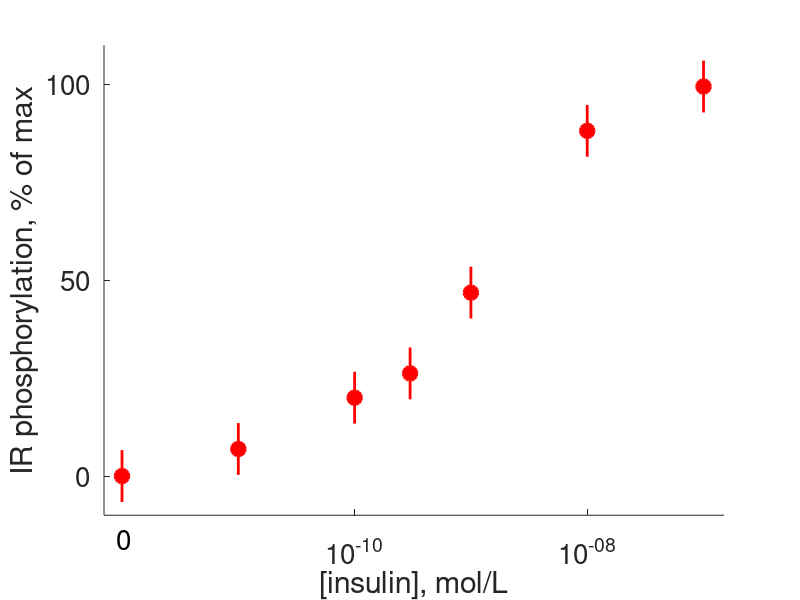
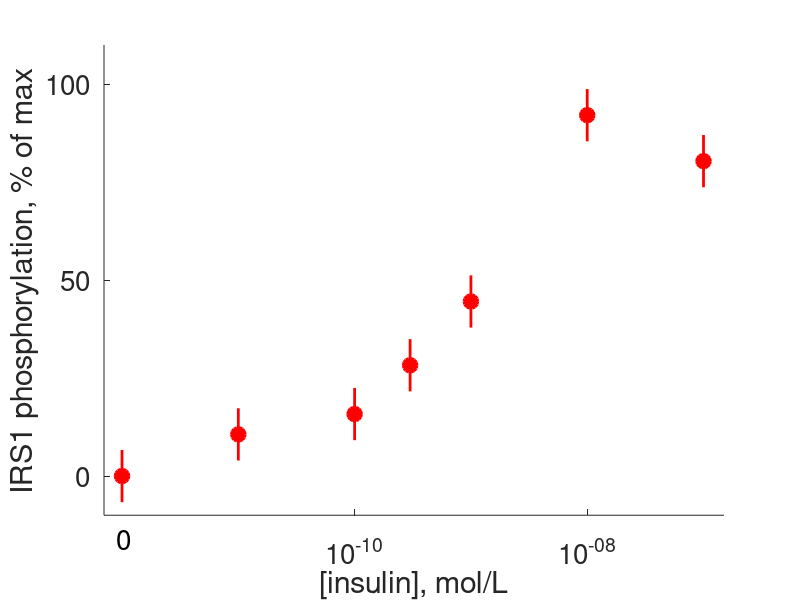
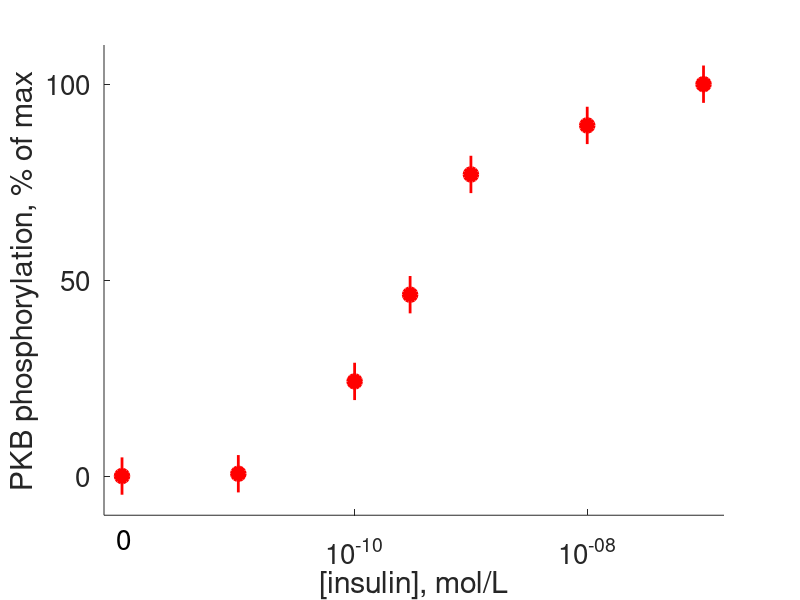
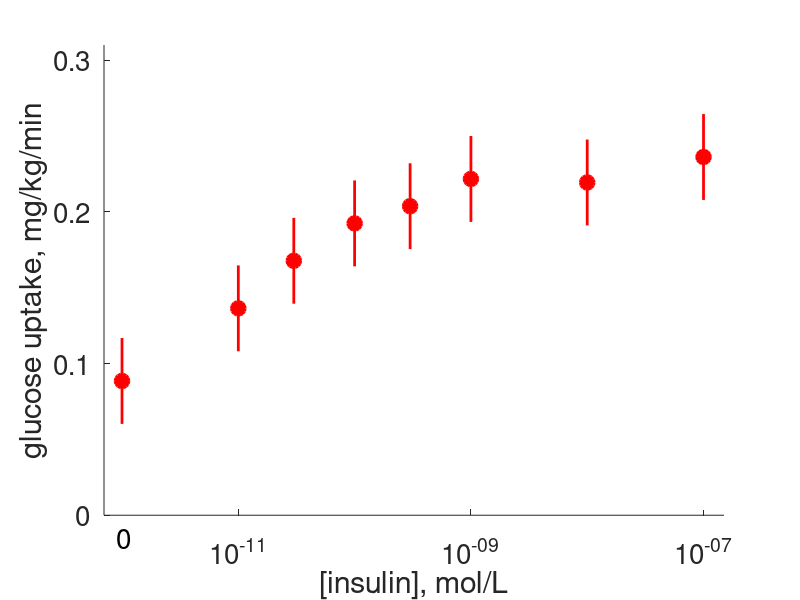

These figures' MATLAB source, in order:
function [] = plotData

clear all
close all

%load data
load('EXPDATA_IR.mat');
load('EXPDATA_IRS1.mat');
load('EXPDATA_PKB.mat');
load('EXPDATA_GLUCOSE_05.mat');
load('EXPDATA_GLUCOSE_5.mat');
load('EXPDATA_IR_TIME.mat');
load('EXPDATA_IRS1_TIME_30.mat');
load('EXPDATA_IRS1_TIME_3.mat');
load('EXPDATA_IRS1_DOUBLE.mat');
load('EXPDATA_WB.mat');

%Figures
insulinConcentration1=[1e-12,1e-11,1e-10,3e-10,1e-9,1e-8,1e-7]';
insulinConcentration2=[1e-12,1e-11,3e-11,1e-10,3e-10,1e-9,1e-8,1e-7]';

figure(2)
h=gca;
hold on
for i=1:7
    plot(insulinConcentration1(i),EXPDATA_IR.response(i),'ro','MarkerFaceColor','r','MarkerSize',10,'Linewidth',2)
    line([insulinConcentration1(i) insulinConcentration1(i)],[EXPDATA_IR.response(i)-EXPDATA_IR.sem EXPDATA_IR.response(i)+EXPDATA_IR.sem],'Color','r','Linewidth',2)
end
set(h,'box','off')
set(h,'XScale','log')
set(h,'XTick',[1e-010 1e-008 1e-006])
set(h,'YTick',[0 50 100])
set(h,'Fontsize',[20])
xlabel('[insulin], mol/L')
ylabel('IR phosphorylation, % of max')
htext=text(9e-13,-16,'0');
set(htext,'Fontsize',[20])
axis([7e-013 1.5e-007 -10 110])

figure(3)
h=gca;
hold on
for i=1:7
    plot(insulinConcentration1(i),EXPDATA_IRS1.response(i),'ro','MarkerFaceColor','r','MarkerSize',10,'Linewidth',2)
    line([insulinConcentration1(i) insulinConcentration1(i)],[EXPDATA_IRS1.response(i)-EXPDATA_IRS1.sem EXPDATA_IRS1.response(i)+EXPDATA_IRS1.sem],'Color','r','Linewidth',2)
end
set(h,'box','off')
set(h,'XScale','log')
set(h,'XTick',[1e-010 1e-008 1e-006])
set(h,'YTick',[0 50 100])
set(h,'Fontsize',[20])
xlabel('[insulin], mol/L')
ylabel('IRS1 phosphorylation, % of max')
htext=text(9e-13,-16,'0');
set(htext,'Fontsize',[20])
axis([7e-013 1.5e-007 -10 110])

figure(4)
h=gca;
hold on
for i=1:7
    plot(insulinConcentration1(i),EXPDATA_PKB.response(i),'ro','MarkerFaceColor','r','MarkerSize',10,'Linewidth',2)
    line([insulinConcentration1(i) insulinConcentration1(i)],[EXPDATA_PKB.response(i)-EXPDATA_PKB.sem EXPDATA_PKB.response(i)+EXPDATA_PKB.sem],'Color','r','Linewidth',2)
end
set(h,'box','off')
set(h,'XScale','log')
set(h,'XTick',[1e-010 1e-008 1e-006])
set(h,'YTick',[0 50 100])
set(h,'Fontsize',[20])
xlabel('[insulin], mol/L')
ylabel('PKB phosphorylation, % of max')
htext=text(9e-13,-16,'0');
set(htext,'Fontsize',[20])
axis([7e-013 1.5e-007 -10 110])

figure(6)
h=gca;
hold on
for i=1:8
    plot(insulinConcentration2(i),EXPDATA_GLUCOSE_05.response(i),'ro','MarkerFaceColor','r','MarkerSize',10,'Linewidth',2)
    line([insulinConcentration2(i) insulinConcentration2(i)],[EXPDATA_GLUCOSE_05.response(i)-EXPDATA_GLUCOSE_05.sem EXPDATA_GLUCOSE_05.response(i)+EXPDATA_GLUCOSE_05.sem],'Color','r','Linewidth',2)
end
set(h,'box','off')
set(h,'XScale','log')
set(h,'XTick',[1e-011 1e-009 1e-007])
set(h,'YTick',[0 0.1 0.2 0.3])
set(h,'Fontsize',[20])
xlabel('[insulin], mol/L')
ylabel('glucose uptake, mg/kg/min')
htext=text(9e-13,-0.015,'0');
set(htext,'Fontsize',[20])
axis([7e-013 1.5e-007 0 0.31])

figure(7)
h=gca;
hold on
for i=1:2
    plot(insulinConcentration2(7*i-6),EXPDATA_GLUCOSE_5.response(i),'ro','MarkerFaceColor','r','MarkerSize',10,'Linewidth',2)
    line([insulinConcentration2(7*i-6) insulinConcentration2(7*i-6)],[EXPDATA_GLUCOSE_5.response(i)-EXPDATA_GLUCOSE_5.sem(i) EXPDATA_GLUCOSE_5.response(i)+EXPDATA_GLUCOSE_5.sem(i)],'Color','r','Linewidth',2)
end
set(h,'box','off')
set(h,'XScale','log')
set(h,'XTick',[1e-011 1e-009 1e-007])
set(h,'YTick',[0 1 2])
set(h,'Fontsize',[20])
xlabel('[insulin], mol/L')
ylabel('glucose uptake, mg/kg/min')
htext=text(9e-13,-0.09,'0');
set(htext,'Fontsize',[20])
axis([7e-013 1.5e-007 0 1.5])

figure(10)
h=gca;
hold on
for i=1:11
    plot(EXPDATA_WB.time(i),EXPDATA_WB.response(i),'ro','MarkerFaceColor','r','MarkerSize',10,'Linewidth',2);
    line([EXPDATA_WB.time(i) EXPDATA_WB.time(i)],[EXPDATA_WB.response(i)-EXPDATA_WB.sem EXPDATA_WB.response(i)+EXPDATA_WB.sem],'Color','r','Linewidth',2)
end
set(h,'box','off');
set(h,'XTick',[0 100 200 300 400])
set(h,'YTick',[0 0.5 1])
set(h,'Fontsize',[20])
xlabel('time, min')
ylabel('glucose uptake, mg/kg/min')
axis([0 420 0 1.1])

figure(11)
h=gca;
hold on
for i=1:12
    plot(EXPDATA_IR_TIME.time(i),EXPDATA_IR_TIME.response(i),'ro','MarkerFaceColor','r','MarkerSize',10,'Linewidth',2);
    line([EXPDATA_IR_TIME.time(i) EXPDATA_IR_TIME.time(i)],[EXPDATA_IR_TIME.response(i)-EXPDATA_IR_TIME.sem EXPDATA_IR_TIME.response(i)+EXPDATA_IR_TIME.sem],'Color','r','Linewidth',2)
end
set(h,'box','off')
set(h,'XTick',[0 10 20 30])
set(h,'YTick',[0 50 100])
set(h,'Fontsize',[20])
xlabel('time, min')
ylabel('IR phosphorylation, % of max')
axis([0 30 0 130])

figure(12)
h=gca;
hold on
for i=1:12
    plot(EXPDATA_IRS1_TIME_30.time(i),EXPDATA_IRS1_TIME_30.response(i),'ro','MarkerFaceColor','r','MarkerSize',10,'Linewidth',2);
    line([EXPDATA_IRS1_TIME_30.time(i) EXPDATA_IRS1_TIME_30.time(i)],[EXPDATA_IRS1_TIME_30.response(i)-EXPDATA_IRS1_TIME_30.sem EXPDATA_IRS1_TIME_30.response(i)+EXPDATA_IRS1_TIME_30.sem],'Color','r','Linewidth',2)
end
set(h,'XTick',[0 10 20 30])
set(h,'YTick',[0 50 100])
set(h,'Fontsize',[20])
xlabel('time, min')
ylabel('IRS1 phosphorylation, % of max')
axis([0 30 0 130])

figure(13)
h=gca;
hold on
for i=1:14
    plot(EXPDATA_IRS1_DOUBLE.time(i),EXPDATA_IRS1_DOUBLE.response(i),'ro','MarkerFaceColor','r','MarkerSize',10,'Linewidth',2)
    line([EXPDATA_IRS1_DOUBLE.time(i) EXPDATA_IRS1_DOUBLE.time(i)],[EXPDATA_IRS1_DOUBLE.response(i)-EXPDATA_IRS1_DOUBLE.sem EXPDATA_IRS1_DOUBLE.response(i)+EXPDATA_IRS1_DOUBLE.sem],'Color','r','Linewidth',2)
end
set(h,'box','off')
set(h,'XTick',[0 2 4 6 8 10])
set(h,'YTick',[0 0.5 1])
set(h,'Fontsize',[20])
xlabel('time, min')
ylabel('IRS1 phosphorylation, % of max')
axis([0 10 0 1])

figure(14)
h=gca;
hold on
for i=1:6
    plot(EXPDATA_IRS1_TIME_3.time(i),EXPDATA_IRS1_TIME_3.response(i),'ro','MarkerFaceColor','r','MarkerSize',10,'Linewidth',2);
    line([EXPDATA_IRS1_TIME_3.time(i) EXPDATA_IRS1_TIME_3.time(i)],[EXPDATA_IRS1_TIME_3.response(i)-EXPDATA_IRS1_TIME_3.sem EXPDATA_IRS1_TIME_3.response(i)+EXPDATA_IRS1_TIME_3.sem],'Color','r','Linewidth',2)
end
set(h,'XTick',[0 1 2 3])
set(h,'YTick',[0 0.5 1])
set(h,'Fontsize',[20])
xlabel('time, min')
ylabel('IRS1 phosphorylation, % of max')
axis([0 3 0 1.1])


end

